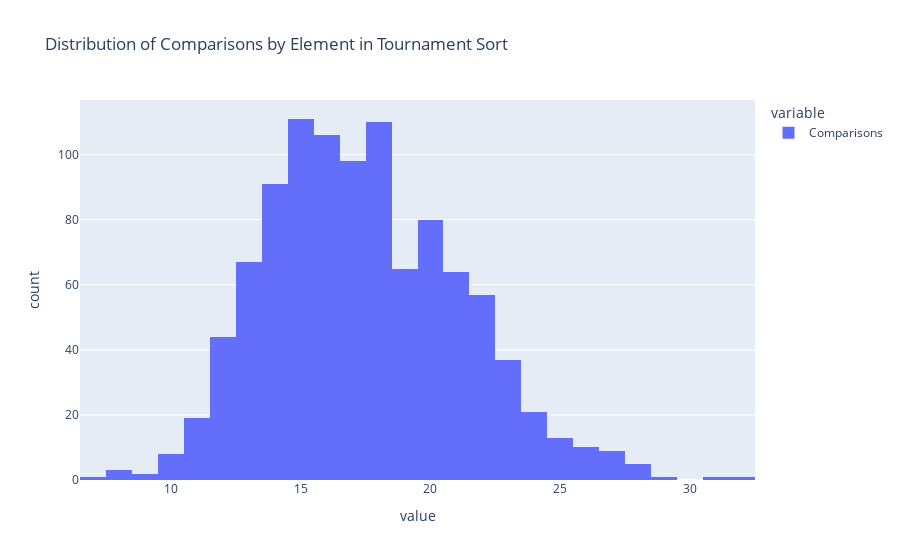

Here is the notebook cell this chart was saved with:
### Code cell
n = 1024
teams = []
for i in range(n):
    teams.append(Team(i, i))
T = Tournament(teams)
T.tournamentSort()

px.histogram(pd.Series(T.comparisons, name = "Comparisons"), title = "Distribution of Comparisons by Element in Tournament Sort")

### Figure 1 — Plotly figure (JSON) as saved in the notebook; plotly's stock layout.template omitted (floating-point values rounded to 4 significant figures; data arrays with more than 128 entries replaced by an {"elided": "..."} marker saying what was removed)
{"data": [{"alignmentgroup": "True", "bingroup": "x", "hovertemplate": "variable=Comparisons<br>value=%{x}<br>count=%{y}<extra></extra>", "legendgroup": "Comparisons", "marker": {"color": "#636efa", "pattern": {"shape": ""}}, "name": "Comparisons", "offsetgroup": "Comparisons", "orientation": "v", "showlegend": true, "type": "histogram", "x": {"elided": "1024 int values"}, "xaxis": "x", "yaxis": "y"}], "layout": {"barmode": "relative", "legend": {"title": {"text": "variable"}, "tracegroupgap": 0}, "title": {"text": "Distribution of Comparisons by Element in Tournament Sort"}, "xaxis": {"anchor": "y", "domain": [0, 1], "title": {"text": "value"}}, "yaxis": {"anchor": "x", "domain": [0, 1], "title": {"text": "count"}}}}
